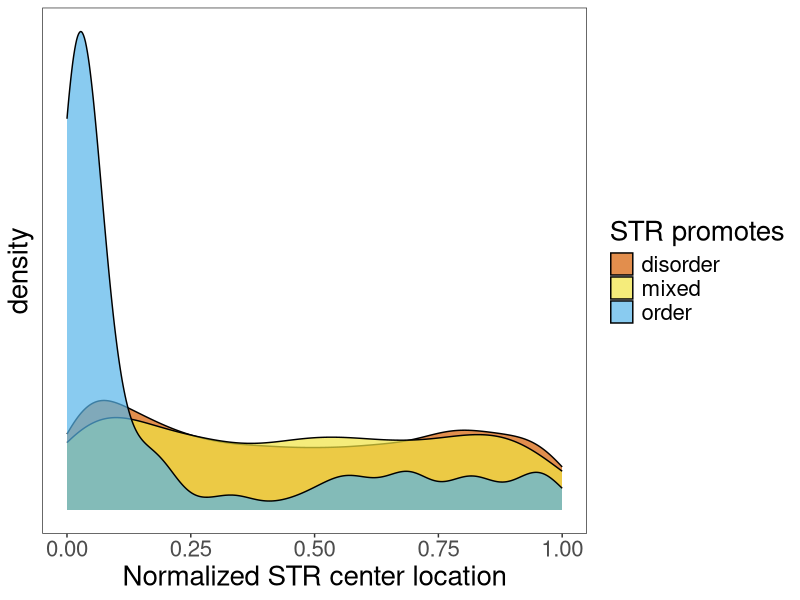
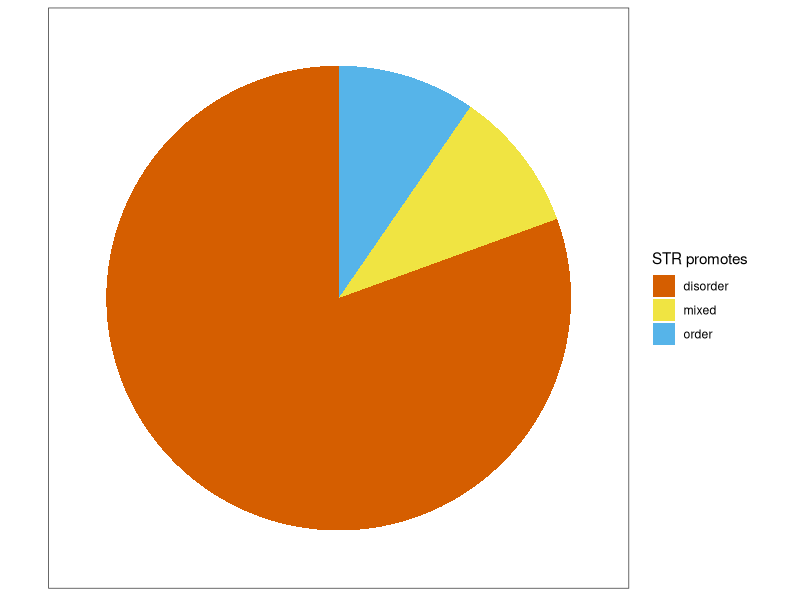
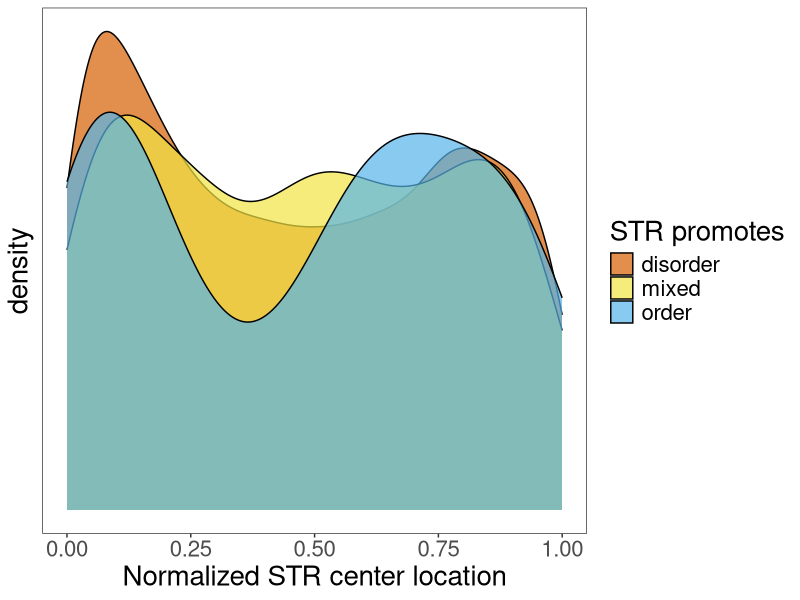
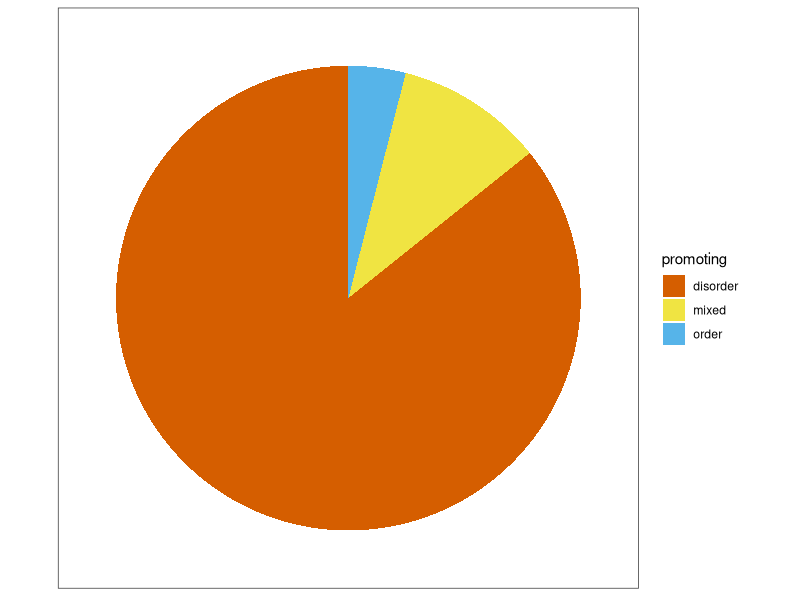

Write the R code that produced these figures, in order.
library(tidyverse)
cbPalette <- c("#D55E00", "#56B4E9", "#F0E442", "#000000", "#CC79A7", "#009E73", "#0072B2", "#E69F00")

# loading STR data
master_df <- read.table("../data_for_sub/str_sp_final.tsv", header=TRUE, sep="\t")

# loading signal peptide data
signal_peptides <- read.table("../data_for_sub/signal_peptides_all_proteins_with_ptm.tsv", header=FALSE, sep="\t")
colnames(signal_peptides) <- c("ID", "signal_begin", "signal_end", "PTM")

# merging data frames
master_df <- master_df %>% left_join(signal_peptides, by="ID")

# for proteins without signal peptides, set the signal begin and end locations to 0
master_df$signal_begin[is.na(master_df$signal_begin)] <- 0 
master_df$signal_end[is.na(master_df$signal_end)] <- 0 


# calculate normalized STR centers
str_location_df <- master_df %>%
  transmute(tr_type,
            center=round(center),
            ID = ID,
            begin = begin,
            signal_end = signal_end,
            l_effective=l_effective,
            promoting=promoting,
            protein_length=round(protein_length),
            repeat_region_length=round(repeat_region_length)) %>%
  mutate(usableLen = protein_length - repeat_region_length,
         pos = (center-ceiling(repeat_region_length/2))/usableLen) %>%
  filter(usableLen > 0, pos <= 1)


# Locations of STR centers in proteins, coloured on disorder promoting propensity 
str_location_df %>% 
  ggplot(aes(x = pos, fill=promoting)) +
  geom_density(alpha=.7) +
  theme_bw() +
  theme(axis.ticks.y = element_blank(),
        axis.text.y = element_blank(),
        panel.grid = element_blank(),
        text = element_text(size=20)) +
  xlab("Normalized STR center location")  +
  labs(fill="STR promotes") +
  scale_fill_manual(values=c(cbPalette[1], cbPalette[3], cbPalette[2]))

# Pie chart of disorder propensity
pie_df <- master_df %>% group_by(promoting) %>% summarise(count=n())
pie_df$data_set <- "all"

pie_df %>% ggplot(aes(x=data_set, y=count, fill=promoting)) +
  geom_bar(stat="identity") +
  coord_polar("y", start=0) +
  theme_bw() +
  theme(axis.text = element_blank(),
        axis.ticks = element_blank(),
        panel.grid = element_blank(),
        axis.title = element_blank()) +
  labs(fill="STR promotes") +
  scale_fill_manual(values=c(cbPalette[1], cbPalette[3], cbPalette[2]))

# Locations of STR in proteins, colored on disorder promoting propensity but 
# STRs in signal peptides are removed
str_location_df %>% filter(begin > signal_end) %>% 
  ggplot(aes(x = pos, fill=promoting)) +
  geom_density(alpha=.7) +
  theme_bw() +
  theme(axis.ticks.y = element_blank(),
        axis.text.y = element_blank(),
        panel.grid = element_blank(),
        text = element_text(size=20)) +
  xlab("Normalized STR center location")  +
  labs(fill="STR promotes") +
  scale_fill_manual(values=c(cbPalette[1], cbPalette[3], cbPalette[2]))

# Pie chart of disorder propensity but STRs in signal peptides are removed
pie_nosig_df <- master_df %>% filter(!end <= signal_end) %>% group_by(promoting) %>% summarise(count=n())
pie_nosig_df$data_set <- "all"

pie_nosig_df %>% ggplot(aes(x=data_set, y=count, fill=promoting)) +
  geom_bar(stat="identity") +
  coord_polar("y", start=0) +
  theme_bw() +
  theme(axis.text = element_blank(),
        axis.ticks = element_blank(),
        panel.grid = element_blank(),
        axis.title = element_blank()) +
  scale_fill_manual(values=c(cbPalette[1], cbPalette[3], cbPalette[2]))
